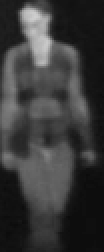
#> input picture lab6/pedestrian/sample_000001.png, 52 x 126 px (shown 2 times larger); its folder holds 4 pictures in this run
$ python lab6_dmp.py
#> lines starting #> are read from the running program, lines starting #| are printed output that depends on the picture; after the words box and inside, x2 and y2 are one past the last pixel; in counts of white or black regions, pixels touching at a corner belong together
import cv2 as cv
import numpy as np

thresholdVal = 40
r_height = 194
r_width = 64
dim = (r_width, r_height)

DMP = np.empty(shape=(r_height, r_width))

for img in range(1, 50):
    I = cv.imread('pedestrian/sample_%06d.png' % img)
#> I is the input picture: shape (126, 52, 3); min 11, max 207, mean 57.4
    I = cv.cvtColor(I, cv.COLOR_BGR2GRAY)
#> I: shape (126, 52)
    resized = cv.resize(I, dim)
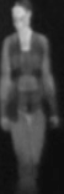
#> resized: shape (194, 64); min 12, max 205, mean 57.2
    bin = resized > thresholdVal
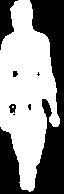
#> bin: shape (194, 64) bool; 56.5% white; 7 black regions (3 under 20 px), largest, box (x1, y1, x2, y2) and area: (0, 0, 64, 194) 4847, (0, 0, 18, 50) 466, (9, 104, 16, 113) 45, (13, 71, 18, 77) 25
    thresh = cv.threshold(resized, thresholdVal, 1, cv.THRESH_BINARY)[1]
    cv.imshow("tr", thresh)
    DMP = DMP + bin
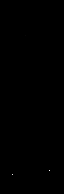
#> DMP: shape (194, 64) float64; 0.01% of the values are NaN or infinite; the others: min -2.81e+291, max 1.14e+307, mean 1.74e+303; drawn with min black, max white, NaN and infinite black
#> pass 2 of the loop `for img in range(1, 50):`:
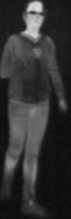
#> input picture lab6/pedestrian/sample_000002.png, 71 x 219 px
#> I is the input picture: shape (219, 71, 3); min 11, max 218, mean 50
#> I: shape (219, 71)
#> `bin = resized > thresholdVal`:
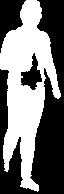
#> bin: shape (194, 64) bool; 45.7% white; 1 white region, box (x1, y1, x2, y2) and area: (0, 0, 61, 192) 5678
#> `DMP = DMP + bin`:
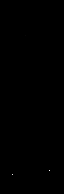
#> DMP: shape (194, 64) float64; 0.01% of the values are NaN or infinite; the others: min -2.81e+291, max 1.14e+307, mean 1.74e+303; drawn with min black, max white, NaN and infinite black
#> pass 3 of the loop `for img in range(1, 50):`:
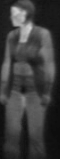
#> input picture lab6/pedestrian/sample_000003.png, 60 x 159 px
#> I is the input picture: shape (159, 60, 3); min 11, max 207, mean 60.8
#> I: shape (159, 60)
#> `bin = resized > thresholdVal`:
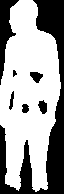
#> bin: shape (194, 64) bool; 63.4% white; 7 black regions (1 under 20 px), largest, box (x1, y1, x2, y2) and area: (0, 0, 64, 194) 3580, (0, 0, 19, 85) 657, (30, 72, 43, 83) 94, (38, 100, 47, 114) 88, (9, 91, 14, 110) 52, (22, 104, 29, 113) 52
#> `DMP = DMP + bin`:
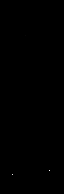
#> DMP: shape (194, 64) float64; 0.01% of the values are NaN or infinite; the others: min -2.81e+291, max 1.14e+307, mean 1.74e+303; drawn with min black, max white, NaN and infinite black
#> (the run stopped early here; a loop or call above may not have finished)
